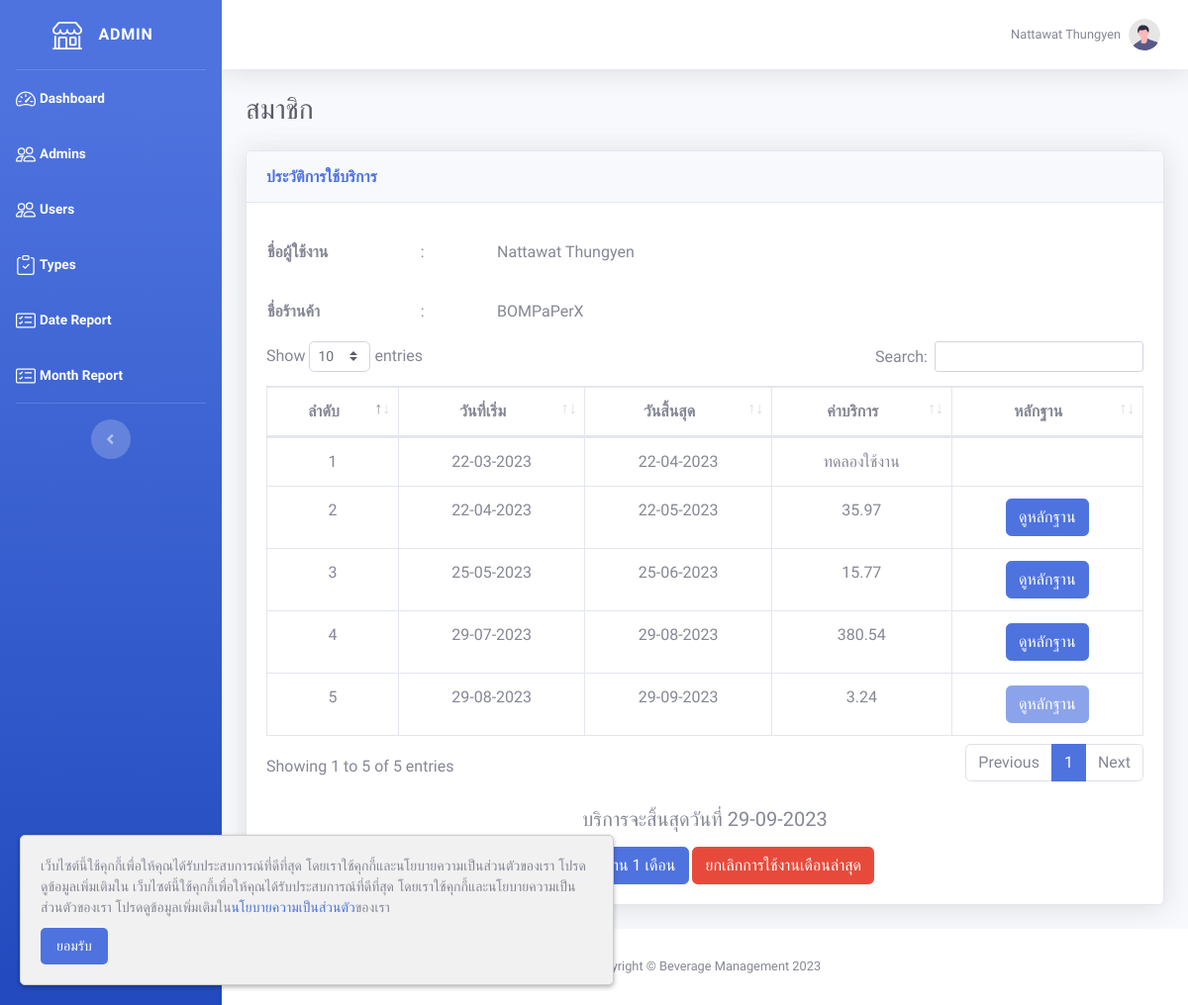
Screenshot of /admin/manage_user.php?user_id=7 (signed in) with the database file from the repository.
### tables this page shows
CREATE TABLE `user` (
  `user_id` int(10) NOT NULL,
  `email` varchar(255) NOT NULL,
  `password` varchar(255) NOT NULL,
  `password_view` varchar(255) NOT NULL,
  `status` tinyint(1) NOT NULL COMMENT '0=disable\r\n1=enable',
  `agree` tinyint(1) NOT NULL,
  `firstname` varchar(255) NOT NULL,
  `lastname` varchar(255) NOT NULL,
  `id_number` varchar(13) NOT NULL,
  `phone` varchar(10) NOT NULL,
  `line` varchar(255) NOT NULL,
  `address` text NOT NULL,
  `store` varchar(255) NOT NULL,
  `description` text NOT NULL,
  `img_path` text NOT NULL
);

CREATE TABLE `member` (
  `member_id` int(10) NOT NULL,
  `user_id` int(10) NOT NULL,
  `approve_date` date NOT NULL,
  `img_path` text NOT NULL
);

### admin/manage_user.php (the view, shortened to what this page needs)
<!DOCTYPE html>
<html lang="en">
<?php
require '../include/connect.php';
include '../include/header.php';
$user_id = $_GET['user_id'];
$member_count = $connect->prepare("SELECT * FROM member WHERE user_id = '$user_id'");
$member_count->execute();
$row_member_count = $member_count->fetchAll(PDO::FETCH_ASSOC);
$count = count($row_member_count);
$i = 1;
$user_data = $connect->prepare("SELECT user_id, firstname, lastname, store FROM user WHERE user_id = '$user_id'");
$user_data->execute();
$row_user = $user_data->fetch(PDO::FETCH_ASSOC);
?>
<body id="page-top">
    <div id="wrapper">
        <?php include '../include/sidebar_admin.php'; ?>
        <div id="content-wrapper" class="d-flex flex-column">
            <div id="content">
                <?php include '../include/topbar.php'; ?>
                <div class="container-fluid">
                    <div class="d-sm-flex align-items-center justify-content-between mb-4">
                        <h1 class="h3 mb-0 text-gray-800">
                            <?php
                            if ($count == 0) {
                                echo 'ผู้ใช้งานใหม่';
                            } elseif ($count == 1) {
                                echo 'ทดลองใช้งาน';
                            } else {
                                echo 'สมาชิก';
                            }
                            ?>
                        </h1>
                    </div>
                    <div class="card shadow mb-4">
                        <div class="card-header py-3">
                            <h6 class="m-0 font-weight-bold text-primary">ประวัติการใช้บริการ</h6>
                        </div>
                        <div class="card-body">
                            <div class="table-responsive">
                                <table width="60%">
                                    <tbody>
                                        <tr>
                                            <td height="60px" class="font-weight-bold">ชื่อผู้ใช้งาน</td>
                                            <td>&nbsp;&nbsp;&nbsp;&nbsp;&nbsp;:&nbsp;&nbsp;&nbsp;&nbsp;&nbsp;</td>
                                            <td><?= $row_user['firstname'] . ' ' . $row_user['lastname'] ?></td>
                                        </tr>
                                        <tr>
                                            <td height="60px" class="font-weight-bold">ชื่อร้านค้า</td>
                                            <td>&nbsp;&nbsp;&nbsp;&nbsp;&nbsp;:&nbsp;&nbsp;&nbsp;&nbsp;&nbsp;</td>
                                            <td><?= $row_user['store'] ?></td>
                                        </tr>
                                    </tbody>
                                </table>
                            </div>
                            <div class="table-responsive">
                                <table class="table table-bordered text-center" id="dataTable" width="100%" cellspacing="0">
                                    <thead>
                                        <tr>
                                            <th>ลำดับ</th>
                                            <th>วันที่เริ่ม</th>
                                            <th>วันสิ้นสุด</th>
                                            <th>ค่าบริการ</th>
                                            <th>หลักฐาน</th>
                                        </tr>
                                    </thead>
                                    <tbody>
                                        <?php
                                        foreach ($row_member_count as $row) {
                                        ?>
                                            <tr>
                                                <td><?= $i++ ?></td>
                                                <td><?= date('d-m-Y', strtotime($row['approve_date'])) ?></td>
                                                <td><?= $end = date('d-m-Y', strtotime($row['approve_date'] . ' +1 month')) ?></td>
                                                <?php
                                                $start_date = $row['approve_date'];
                                                $end_date = date('Y-m-d', strtotime($start_date . ' +1 month'));
                                                $service_fee = $connect->prepare("SELECT * FROM payment INNER JOIN record ON payment.no_receipt = record.no_receipt INNER JOIN product ON record.product_id = product.product_id WHERE user_id = '$user_id' AND timestamp >= '$start_date' AND timestamp <= '$end_date'");
                                                $service_fee->execute();
                                                $row_service_fee = $service_fee->fetchAll(PDO::FETCH_ASSOC);
                                                $total_price = 0;
                                                foreach ($row_service_fee as $row_fee) {
                                                    $total_price = $total_price + ($row_fee['quantity'] * $row_fee['net_price']);
                                                }
                                                $fee = number_format((($total_price * 0.93) * 0.02), 2, '.', ',');
                                                ?>
                                                <td><?= $i == 2 ? 'ทดลองใช้งาน' : $fee ?></td>
                                                <td><button type="button" class="btn btn-primary" onclick="view(<?= $row['member_id'] ?>)" <?= $i == 2 ? 'style="display: none;"' : '' ?> <?= empty($row['img_path']) ? 'disabled' : '' ?>>ดูหลักฐาน</button></td>
                                            </tr>
                                        <?php
                                        }
                                        ?>
                                    </tbody>
                                </table>
                            </div>
                            <br>
                            <div class="text-center">
                                <?php if ($count != 0) { ?>
                                    <h5>บริการจะสิ้นสุดวันที่ <?= $end ?></h5>
                                <?php
                                }
                                if ($count == 0) {
                                ?>
                                    <form id="new_user">
                                        <div class="form-group">
                                            <input type="hidden" name="action" id="action" value="new_user" />
                                            <input type="hidden" name="user_id" id="user_id" value="<?= $user_id ?>" />
                                        </div>
                                        <button type="submit" class="btn btn-primary" id="submitBtn">อนุมัติทดลองใช้งาน 1 เดือน</button>
                                    </form>
                                <?php
                                } else {
                                ?>
                                    <form id="member">
                                        <button type="submit" class="btn btn-primary" id="submitBtn">เพิ่มการใช้งาน 1 เดือน</button>
                                        <button type="button" class="btn btn-danger" onclick="cancel(<?= $user_id ?>)">ยกเลิกการใช้งานเดือนล่าสุด</button>
                                    </form>
                                <?php
                                }
                                ?>
                            </div>
                        </div>
                    </div>
                </div>
            </div>
            <?php include '../include/footer.php'; ?>
        </div>
    </div>
</body>
</html>

### include/topbar.php (shortened to what this page needs)
<?php
if (isset($_SESSION['user_id'])) {
    $user_id = $_SESSION['user_id'];
    $profile = $connect->prepare("SELECT * FROM user WHERE user_id = :user_id");
    $profile->bindParam(":user_id", $user_id);
    $profile->execute();
    $row_profile = $profile->fetch(PDO::FETCH_ASSOC);
} else {
    $admin_id = $_SESSION['admin_id'];
    $profile = $connect->prepare("SELECT * FROM admin WHERE admin_id = :admin_id");
    $profile->bindParam(":admin_id", $admin_id);
    $profile->execute();
    $row_profile = $profile->fetch(PDO::FETCH_ASSOC);
}
?>
<nav class="navbar navbar-expand navbar-light bg-white topbar mb-4 static-top shadow">
    <ul class="navbar-nav ml-auto">
        <li class="nav-item dropdown no-arrow">
            <a class="nav-link dropdown-toggle" href="#" id="userDropdown" role="button" data-toggle="dropdown" aria-haspopup="true" aria-expanded="false">
                <span class="mr-2 d-none d-lg-inline text-gray-600 small"><?= isset($_SESSION['user_id']) ? $row_profile['store'] : $row_profile['firstname'] . ' ' . $row_profile['lastname'] ?></span>
                <img class="img-profile rounded-circle" src="../img/undraw_profile.svg">
            </a>
        </li>
    </ul>
</nav>

### include/header.php (style rules this page uses)
body { font-family: 'Kanit', sans-serif; }

### rows the page displays
user: firstname "Nattawat", lastname "Thungyen", store "BOMPaPerX"
member: approve_date "22-03-2023", approve_date "22-04-2023", shows "ทดลองใช้งาน"
member: approve_date "22-04-2023", approve_date "22-05-2023", fee "35.97"
member: approve_date "25-05-2023", approve_date "25-06-2023", fee "15.77"
member: approve_date "29-07-2023", approve_date "29-08-2023", fee "380.54"
member: approve_date "29-08-2023", approve_date "29-09-2023", fee "3.24"

### other values shown
$row_profile['firstname'] "Nattawat"
$row_profile['lastname'] "Thungyen"
